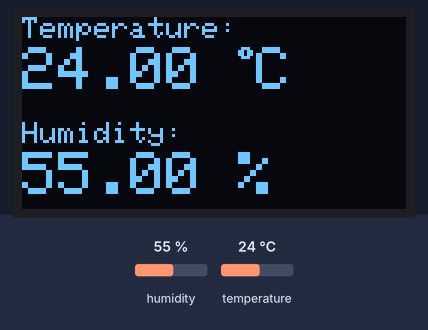
Bench run of a sketch on a simulated ESP32. Shown: 128×64 one-colour display. The test bench sets the inputs (shaded band); at power-on: humidity 55 %, temperature 24 °C. The display library's start-up logo is not drawn; what the sketch prints to the serial monitor is not drawn.

Above: at 4.7 s.
4.8 s: humidity set to 22 %
At 6.9 s:
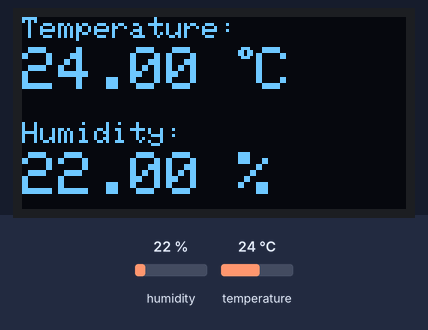
7.8 s: temperature set to 12 °C
At 9.6 s:
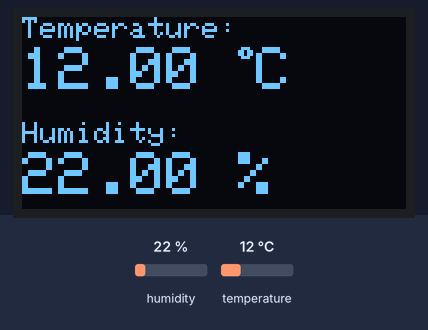
10.8 s: humidity set to 40 %
At 13.4 s:
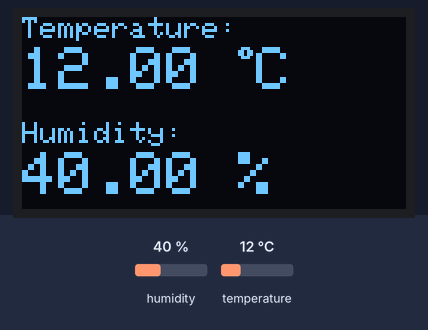
13.8 s: temperature set to 19 °C
At 15.1 s:
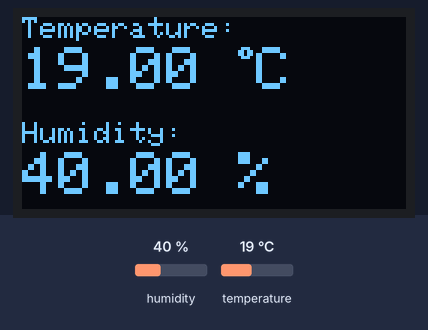
Timing chart, 0 to 16.8 s (numbered marks = the images above; inputs shaded):
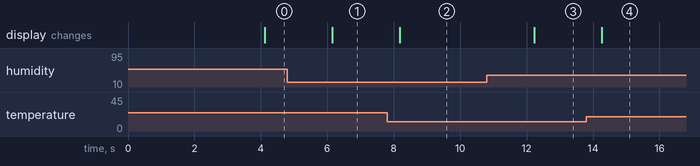

The sketch:

Carte3AU_05b.ino
```cpp
/*
  Code 05b: Test DHT11 + OLED
*/

// DHT Temperature & Humidity Sensor
// Unified Sensor Library Example
// Written by Tony DiCola for Adafruit Industries
// Released under an MIT license.

// REQUIRES the following Arduino libraries:
// - DHT Sensor Library: https://github.com/adafruit/DHT-sensor-library
// - Adafruit Unified Sensor Lib: https://github.com/adafruit/Adafruit_Sensor

#include <SPI.h>
#include <Wire.h>
#include <Adafruit_GFX.h>
#include <Adafruit_SSD1306.h>
#include <Adafruit_Sensor.h>
#include <DHT.h>
#include <DHT_U.h>

/***** DHT Configuration *****/
#define DHTPIN 27 // Digital pin connected to the DHT sensor
//#define DHTTYPE    DHT11     // DHT 11
#define DHTTYPE DHT22 // DHT 22 (AM2302)
//#define DHTTYPE    DHT21     // DHT 21 (AM2301)
DHT_Unified dht(DHTPIN, DHTTYPE);
sensor_t sensor;

/***** OLED Display Configuration *****/
#define SCREEN_WIDTH 128    // OLED display width, in pixels
#define SCREEN_HEIGHT 64    // OLED display height, in pixels
#define OLED_RESET -1       // Reset pin # (or -1 if sharing Arduino reset pin)
#define SCREEN_ADDRESS 0x3C ///< See datasheet for Address; 0x3D for 128x64, 0x3C for 128x32
Adafruit_SSD1306 display(SCREEN_WIDTH, SCREEN_HEIGHT, &Wire, OLED_RESET);

uint32_t delayMS;

void setup()
{
  Serial.begin(115200);
  // SSD1306_SWITCHCAPVCC = generate display voltage from 3.3V internally
  if (!display.begin(SSD1306_SWITCHCAPVCC, SCREEN_ADDRESS))
  {
    Serial.println(F("SSD1306 allocation failed"));
    for (;;)
      ; // Don't proceed, loop forever
  }
  display.display();
  delay(2000); // Pause for 2 seconds
  // Clear the buffer
  display.clearDisplay();
  display.setTextColor(WHITE);
  dht.begin();
  Serial.println(F("DHT22 Sensor and Oled Example"));
  // Print temperature sensor details.
  dht.temperature().getSensor(&sensor);
  Serial.println(F("------------------------------------"));
  Serial.println(F("Temperature Sensor"));
  Serial.print(F("Sensor Type: "));
  Serial.println(sensor.name);
  Serial.print(F("Driver Ver:  "));
  Serial.println(sensor.version);
  Serial.print(F("Unique ID:   "));
  Serial.println(sensor.sensor_id);
  Serial.print(F("Max Value:   "));
  Serial.print(sensor.max_value);
  Serial.println(F("°C"));
  Serial.print(F("Min Value:   "));
  Serial.print(sensor.min_value);
  Serial.println(F("°C"));
  Serial.print(F("Resolution:  "));
  Serial.print(sensor.resolution);
  Serial.println(F("°C"));
  Serial.println(F("------------------------------------"));
  // Print humidity sensor details.
  dht.humidity().getSensor(&sensor);
  Serial.println(F("Humidity Sensor"));
  Serial.print(F("Sensor Type: "));
  Serial.println(sensor.name);
  Serial.print(F("Driver Ver:  "));
  Serial.println(sensor.version);
  Serial.print(F("Unique ID:   "));
  Serial.println(sensor.sensor_id);
  Serial.print(F("Max Value:   "));
  Serial.print(sensor.max_value);
  Serial.println(F("%"));
  Serial.print(F("Min Value:   "));
  Serial.print(sensor.min_value);
  Serial.println(F("%"));
  Serial.print(F("Resolution:  "));
  Serial.print(sensor.resolution);
  Serial.println(F("%"));
  Serial.println(F("------------------------------------"));
  // Set delay between sensor readings based on sensor details.
  delayMS = sensor.min_delay / 1000;
}

void loop()
{
  // Delay between measurements.
  delay(delayMS);
  // Get temperature event and print its value.
  ReadAndDisplayData();
}

void ReadAndDisplayData(void)
{
  // clear display
  display.clearDisplay();
  sensors_event_t event;
  dht.temperature().getEvent(&event);
  if (isnan(event.temperature))
  {
    Serial.println(F("Error reading temperature!"));
  }
  else
  {
    Serial.print(F("Temperature: "));
    Serial.print(event.temperature);
    Serial.println(F("°C"));
    // display temperature
    display.setTextSize(1);
    display.setCursor(0, 0);
    display.print("Temperature: ");
    display.setTextSize(2);
    display.setCursor(0, 10);
    display.print(event.temperature);
    display.print(" ");
    display.setTextSize(1);
    display.cp437(true);
    display.write(248); // Degree sign in Code page 437 (IBM PC)
    display.setTextSize(2);
    display.print("C");
  }
  // Get humidity event and print its value.
  dht.humidity().getEvent(&event);
  if (isnan(event.relative_humidity))
  {
    Serial.println(F("Error reading humidity!"));
  }
  else
  {
    Serial.print(F("Humidity: "));
    Serial.print(event.relative_humidity);
    Serial.println(F("%"));
    // display humidity
    display.setTextSize(1);
    display.setCursor(0, 35);
    display.print("Humidity: ");
    display.setTextSize(2);
    display.setCursor(0, 45);
    display.print(event.relative_humidity);
    display.print(" %");
  }
  display.display();
}
```

Measured:
- after the input at 4.8 s, the display: changes after 1.3 s (image 1)
- after the input at 7.8 s, the display: changes after 0.38 s (image 2)
- after the input at 10.8 s, the display: changes after 1.4 s (image 3)
- after the input at 13.8 s, the display: changes after 0.47 s (image 4)
